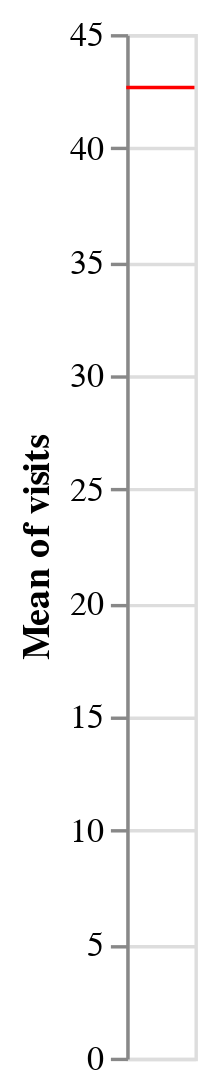

Notebook code for this chart:
### Markdown cell above
- adding mean rule at 50 percent

### Code cell
alt.Chart(tempdf).mark_rule(color='red').encode(
    y='mean(visits):Q'
)

### Figure 1 — Vega-Lite specification as saved in the notebook (floating-point values rounded to 4 significant figures)
{"config": {"view": {"continuousWidth": 400, "continuousHeight": 300}}, "data": {"name": "data-96f7486fba9696083ab69cc9477234b0"}, "mark": {"type": "rule", "color": "red"}, "encoding": {"y": {"aggregate": "mean", "field": "visits", "type": "quantitative"}}, "$schema": "https://vega.github.io/schema/vega-lite/v4.17.0.json", "datasets": {"data-96f7486fba9696083ab69cc9477234b0": [{"user_id": 11, "username": "Karthik_POD", "name": "Karthik POD", "email": "karthik@onlinedegree.iitm.ac.in", "visits": 89, "topics_viewed": 1666, "posts_read": 9137, "posts_created": 432, "topics_created": 22, "topics_with_replies": 21, "likes_given": 276, "likes_received": 951, "status": true}, {"user_id": 15, "username": "dhannya", "name": "Dhannya SM", "email": "dhannya@onlinedegree.iitm.ac.in", "visits": 87, "topics_viewed": 1370, "posts_read": 8789, "posts_created": 140, "topics_created": 12, "topics_with_replies": 12, "likes_given": 67, "likes_received": 222, "status": false}, {"user_id": 10, "username": "subhasis", "name": "Subhasis   ", "email": "subhasis@onlinedegree.iitm.ac.in", "visits": 85, "topics_viewed": 1417, "posts_read": 7915, "posts_created": 241, "topics_created": 2, "topics_with_replies": 2, "likes_given": 32, "likes_received": 268, "status": false}, {"user_id": 6124, "username": "AbhishekPOD", "name": "Abhishek", "email": "abhishek@onlinedegree.iitm.ac.in", "visits": 80, "topics_viewed": 977, "posts_read": 4855, "posts_created": 863, "topics_created": 30, "topics_with_replies": 29, "likes_given": 0, "likes_received": 668, "status": false}, {"user_id": 6140, "username": "Hari_30", "name": "Hariharan T S", "email": "hariharan@onlinedegree.iitm.ac.in", "visits": 80, "topics_viewed": 197, "posts_read": 1372, "posts_created": 164, "topics_created": 6, "topics_with_replies": 5, "likes_given": 29, "likes_received": 271, "status": false}, {"user_id": 33, "username": "AtulPS", "name": "ATUL PRATAP SINGH", "email": "atul@onlinedegree.iitm.ac.in", "visits": 78, "topics_viewed": 579, "posts_read": 4314, "posts_created": 313, "topics_created": 2, "topics_with_replies": 2, "likes_given": 120, "likes_received": 475, "status": false}, {"user_id": 43, "username": "PiyushW", "name": "Piyush Wairale", "email": "piyush@onlinedegree.iitm.ac.in", "visits": 74, "topics_viewed": 552, "posts_read": 3231, "posts_created": 142, "topics_created": 6, "topics_with_replies": 6, "likes_given": 37, "likes_received": 260, "status": false}, {"user_id": 6130, "username": "iishaan.t", "name": "Ishaan Taneja", "email": "ishaan@onlinedegree.iitm.ac.in", "visits": 73, "topics_viewed": 431, "posts_read": 1328, "posts_created": 168, "topics_created": 1, "topics_with_replies": 1, "likes_given": 2, "likes_received": 122, "status": false}, {"user_id": 25, "username": "Nikita", "name": "Nikita Kumari", "email": "nikitakumari@onlinedegree.iitm.ac.in", "visits": 72, "topics_viewed": 755, "posts_read": 3958, "posts_created": 212, "topics_created": 4, "topics_with_replies": 4, "likes_given": 49, "likes_received": 343, "status": true}, {"user_id": 6134, "username": "sushmitha", "name": "Sushmitha P", "email": "sushmitha@onlinedegree.iitm.ac.in", "visits": 71, "topics_viewed": 1087, "posts_read": 6313, "posts_created": 103, "topics_created": 2, "topics_with_replies": 2, "likes_given": 0, "likes_received": 95, "status": false}, {"user_id": 26, "username": "Vishal", "name": "Vishal Raj", "email": "vishal@onlinedegree.iitm.ac.in", "visits": 69, "topics_viewed": 558, "posts_read": 3147, "posts_created": 149, "topics_created": 4, "topics_with_replies": 4, "likes_given": 71, "likes_received": 161, "status": false}, {"user_id": 6144, "username": "Milo", "name": "Dr. Malolan Sundararaman", "email": "malolan@onlinedegree.iitm.ac.in", "visits": 69, "topics_viewed": 282, "posts_read": 1908, "posts_created": 128, "topics_created": 0, "topics_with_replies": 0, "likes_given": 9, "likes_received": 169, "status": true}, {"user_id": 6147, "username": "Subendu", "name": "Subendu Gorai", "email": "subendu@onlinedegree.iitm.ac.in", "visits": 68, "topics_viewed": 310, "posts_read": 1197, "posts_created": 75, "topics_created": 0, "topics_with_replies": 0, "likes_given": 4, "likes_received": 58, "status": false}, {"user_id": 12, "username": "santhanakrishnan", "name": "Santhana Krishnan S", "email": "krishnan@onlinedegree.iitm.ac.in", "visits": 67, "topics_viewed": 436, "posts_read": 2894, "posts_created": 237, "topics_created": 0, "topics_with_replies": 0, "likes_given": 69, "likes_received": 305, "status": false}, {"user_id": 6131, "username": "Prashant2", "name": "Prashant Sharma", "email": "prashant@onlinedegree.iitm.ac.in", "visits": 64, "topics_viewed": 241, "posts_read": 624, "posts_created": 80, "topics_created": 0, "topics_with_replies": 0, "likes_given": 0, "likes_received": 79, "status": false}, {"user_id": 7903, "username": "pradip", "name": "PRADIP KUMAR MURMU", "email": "pradip@onlinedegree.iitm.ac.in", "visits": 62, "topics_viewed": 262, "posts_read": 1368, "posts_created": 54, "topics_created": 0, "topics_with_replies": 0, "likes_given": 29, "likes_received": 53, "status": false}, {"user_id": 6126, "username": "AdarshMadre", "name": "Adarsh Madre", "email": "adarsh@onlinedegree.iitm.ac.in", "visits": 61, "topics_viewed": 467, "posts_read": 2784, "posts_created": 165, "topics_created": 6, "topics_with_replies": 5, "likes_given": 24, "likes_received": 139, "status": false}, {"user_id": 31, "username": "Nitin_Jha", "name": "Nitin Kumar Jha", "email": "nitinkumar@onlinedegree.iitm.ac.in", "visits": 56, "topics_viewed": 179, "posts_read": 1112, "posts_created": 11, "topics_created": 0, "topics_with_replies": 0, "likes_given": 3, "likes_received": 63, "status": false}, {"user_id": 30, "username": "Omkar_Joshi", "name": "Omkar Joshi", "email": "omkar@onlinedegree.iitm.ac.in", "visits": 56, "topics_viewed": 221, "posts_read": 824, "posts_created": 104, "topics_created": 4, "topics_with_replies": 4, "likes_given": 5, "likes_received": 73, "status": false}, {"user_id": 6151, "username": "Sonal_Sharma", "name": "Sonal Sharma", "email": "sonal@onlinedegree.iitm.ac.in", "visits": 55, "topics_viewed": 570, "posts_read": 3374, "posts_created": 67, "topics_created": 0, "topics_with_replies": 0, "likes_given": 1, "likes_received": 54, "status": false}, {"user_id": 6152, "username": "anjana_b", "name": "Anjana Bhura", "email": "anjana@onlinedegree.iitm.ac.in", "visits": 55, "topics_viewed": 467, "posts_read": 2783, "posts_created": 22, "topics_created": 0, "topics_with_replies": 0, "likes_given": 16, "likes_received": 23, "status": false}, {"user_id": 6946, "username": "jimmi", "name": "Jimmi Kumar Bharti", "email": "jimmi@onlinedegree.iitm.ac.in", "visits": 52, "topics_viewed": 285, "posts_read": 1406, "posts_created": 112, "topics_created": 2, "topics_with_replies": 2, "likes_given": 108, "likes_received": 91, "status": false}, {"user_id": 11707, "username": "sukraat", "name": "Sukraat Dang", "email": "sukraat@onlinedegree.iitm.ac.in", "visits": 50, "topics_viewed": 186, "posts_read": 1006, "posts_created": 137, "topics_created": 1, "topics_with_replies": 1, "likes_given": 12, "likes_received": 263, "status": false}, {"user_id": 6150, "username": "ankurparmar", "name": "Ankur Parmar", "email": "ankurparmar@onlinedegree.iitm.ac.in", "visits": 49, "topics_viewed": 164, "posts_read": 1087, "posts_created": 126, "topics_created": 0, "topics_with_replies": 0, "likes_given": 3, "likes_received": 149, "status": false}, {"user_id": 45, "username": "rahul_gupta", "name": "RAHUL GUPTA", "email": "rahul@onlinedegree.iitm.ac.in", "visits": 48, "topics_viewed": 191, "posts_read": 610, "posts_created": 65, "topics_created": 2, "topics_with_replies": 2, "likes_given": 0, "likes_received": 45, "status": false}, {"user_id": 3477, "username": "Amrutha", "name": "Amrutha E", "email": "amrutha@onlinedegree.iitm.ac.in", "visits": 46, "topics_viewed": 274, "posts_read": 1530, "posts_created": 132, "topics_created": 0, "topics_with_replies": 0, "likes_given": 16, "likes_received": 134, "status": false}, {"user_id": 3213, "username": "Soni", "name": "Swarnim Soni", "email": "swarnim@onlinedegree.iitm.ac.in", "visits": 46, "topics_viewed": 121, "posts_read": 739, "posts_created": 21, "topics_created": 3, "topics_with_replies": 2, "likes_given": 4, "likes_received": 31, "status": false}, {"user_id": 6125, "username": "Narendra", "name": "Narendra Mishra", "email": "narendra@onlinedegree.iitm.ac.in", "visits": 45, "topics_viewed": 217, "posts_read": 979, "posts_created": 20, "topics_created": 3, "topics_with_replies": 1, "likes_given": 2, "likes_received": 22, "status": false}, {"user_id": 14, "username": "mayurg", "name": "Mayur", "email": "mayur@onlinedegree.iitm.ac.in", "visits": 44, "topics_viewed": 272, "posts_read": 1442, "posts_created": 72, "topics_created": 0, "topics_with_replies": 0, "likes_given": 8, "likes_received": 58, "status": false}, {"user_id": 6, "username": "Ram", "name": "Ram", "email": "ram@onlinedegree.iitm.ac.in", "visits": 40, "topics_viewed": 167, "posts_read": 840, "posts_created": 38, "topics_created": 5, "topics_with_replies": 4, "likes_given": 1, "likes_received": 49, "status": false}, {"user_id": 8, "username": "arup.kr", "name": "Arup Kumar Chattopadhyay", "email": "arup@onlinedegree.iitm.ac.in", "visits": 38, "topics_viewed": 144, "posts_read": 725, "posts_created": 30, "topics_created": 1, "topics_with_replies": 1, "likes_given": 0, "likes_received": 39, "status": false}, {"user_id": 7907, "username": "dibujohn", "name": "Dibu Philip", "email": "dibujohn@onlinedegree.iitm.ac.in", "visits": 38, "topics_viewed": 115, "posts_read": 692, "posts_created": 6, "topics_created": 2, "topics_with_replies": 1, "likes_given": 1, "likes_received": 20, "status": false}, {"user_id": 27, "username": "Deepak99", "name": "Deepak Kumar", "email": "deepak@onlinedegree.iitm.ac.in", "visits": 38, "topics_viewed": 75, "posts_read": 205, "posts_created": 13, "topics_created": 3, "topics_with_replies": 0, "likes_given": 5, "likes_received": 9, "status": false}, {"user_id": 46, "username": "Shubham_Maurya", "name": "Shubham Maurya", "email": "shubhammaurya@onlinedegree.iitm.ac.in", "visits": 37, "topics_viewed": 195, "posts_read": 710, "posts_created": 41, "topics_created": 1, "topics_with_replies": 1, "likes_given": 0, "likes_received": 29, "status": false}, {"user_id": 13, "username": "Vicky", "name": "Vicky Kumar Sharma ", "email": "vicky@onlinedegree.iitm.ac.in", "visits": 37, "topics_viewed": 256, "posts_read": 694, "posts_created": 29, "topics_created": 3, "topics_with_replies": 3, "likes_given": 40, "likes_received": 40, "status": false}, {"user_id": 9398, "username": "iamprasna", "name": "Prasanna", "email": "prasanna@onlinedegree.iitm.ac.in", "visits": 36, "topics_viewed": 254, "posts_read": 1314, "posts_created": 36, "topics_created": 2, "topics_with_replies": 1, "likes_given": 0, "likes_received": 23, "status": false}, {"user_id": 9213, "username": "DeviPOD", "name": "Devi R", "email": "devi@onlinedegree.iitm.ac.in", "visits": 35, "topics_viewed": 179, "posts_read": 819, "posts_created": 31, "topics_created": 0, "topics_with_replies": 0, "likes_given": 8, "likes_received": 20, "status": false}, {"user_id": 2677, "username": "Iyswarya", "name": "Iyswarya R", "email": "iyswarya@onlinedegree.iitm.ac.in", "visits": 35, "topics_viewed": 122, "posts_read": 680, "posts_created": 17, "topics_created": 2, "topics_with_replies": 2, "likes_given": 0, "likes_received": 59, "status": false}, {"user_id": 7904, "username": "ravitejak", "name": "Ravi Teja", "email": "raviteja@onlinedegree.iitm.ac.in", "visits": 30, "topics_viewed": 127, "posts_read": 853, "posts_created": 10, "topics_created": 0, "topics_with_replies": 0, "likes_given": 3, "likes_received": 14, "status": false}, {"user_id": 42, "username": "bhaskar", "name": "bhaskar", "email": "bhaskar@onlinedegree.iitm.ac.in", "visits": 30, "topics_viewed": 52, "posts_read": 267, "posts_created": 16, "topics_created": 0, "topics_with_replies": 0, "likes_given": 4, "likes_received": 33, "status": false}, {"user_id": 6142, "username": "Dixon", "name": "Dixon", "email": "dixon@onlinedegree.iitm.ac.in", "visits": 28, "topics_viewed": 132, "posts_read": 774, "posts_created": 57, "topics_created": 2, "topics_with_replies": 2, "likes_given": 1, "likes_received": 56, "status": false}, {"user_id": 3303, "username": "Srikanth1729", "name": "Srikanth", "email": "venkatesan@onlinedegree.iitm.ac.in", "visits": 27, "topics_viewed": 79, "posts_read": 228, "posts_created": 14, "topics_created": 1, "topics_with_replies": 1, "likes_given": 2, "likes_received": 18, "status": false}, {"user_id": 6143, "username": "srivatsa", "name": "S. Srivatsa Srinivas", "email": "srivatsa@onlinedegree.iitm.ac.in", "visits": 26, "topics_viewed": 157, "posts_read": 901, "posts_created": 85, "topics_created": 0, "topics_with_replies": 0, "likes_given": 3, "likes_received": 90, "status": false}, {"user_id": 3223, "username": "anamika", "name": "Anamika", "email": "anamika@onlinedegree.iitm.ac.in", "visits": 26, "topics_viewed": 64, "posts_read": 317, "posts_created": 22, "topics_created": 0, "topics_with_replies": 0, "likes_given": 13, "likes_received": 14, "status": false}, {"user_id": 7906, "username": "sathiesh", "name": "Sathiesh", "email": "sathiesh@onlinedegree.iitm.ac.in", "visits": 24, "topics_viewed": 64, "posts_read": 320, "posts_created": 21, "topics_created": 0, "topics_with_replies": 0, "likes_given": 3, "likes_received": 29, "status": false}, {"user_id": 2, "username": "debajyoti", "name": "Debajyoti Biswas", "email": "debajyoti@onlinedegree.iitm.ac.in", "visits": 24, "topics_viewed": 54, "posts_read": 288, "posts_created": 25, "topics_created": 4, "topics_with_replies": 4, "likes_given": 9, "likes_received": 69, "status": false}, {"user_id": 6145, "username": "prajish", "name": "Prajish Prasad", "email": "prajish@onlinedegree.iitm.ac.in", "visits": 23, "topics_viewed": 123, "posts_read": 834, "posts_created": 3, "topics_created": 0, "topics_with_replies": 0, "likes_given": 0, "likes_received": 3, "status": false}, {"user_id": 6141, "username": "ram158", "name": "Aditya,1508", "email": "swaminathan@onlinedegree.iitm.ac.in", "visits": 23, "topics_viewed": 41, "posts_read": 328, "posts_created": 27, "topics_created": 3, "topics_with_replies": 3, "likes_given": 22, "likes_received": 36, "status": false}, {"user_id": 7242, "username": "devanandhan", "name": "Deva Nandan H", "email": "devanandhan@onlinedegree.iitm.ac.in", "visits": 16, "topics_viewed": 198, "posts_read": 1250, "posts_created": 67, "topics_created": 1, "topics_with_replies": 1, "likes_given": 3, "likes_received": 110, "status": false}, {"user_id": 6146, "username": "anand_kumar", "name": "Anand Kumar", "email": "anandkumar@onlinedegree.iitm.ac.in", "visits": 16, "topics_viewed": 63, "posts_read": 210, "posts_created": 0, "topics_created": 0, "topics_with_replies": 0, "likes_given": 0, "likes_received": 0, "status": false}, {"user_id": 11359, "username": "sanjeeta", "name": "Sanjeeta", "email": "sanjeeta@onlinedegree.iitm.ac.in", "visits": 16, "topics_viewed": 49, "posts_read": 176, "posts_created": 0, "topics_created": 0, "topics_with_replies": 0, "likes_given": 0, "likes_received": 1, "status": false}, {"user_id": 7905, "username": "rohithsrinivaas", "name": "Rohith Srinivaas M", "email": "rohith@onlinedegree.iitm.ac.in", "visits": 15, "topics_viewed": 76, "posts_read": 445, "posts_created": 22, "topics_created": 1, "topics_with_replies": 1, "likes_given": 1, "likes_received": 39, "status": false}, {"user_id": 6847, "username": "Abhinandan_Pandey", "name": "Abhinandan Pandey", "email": "abhinandan@onlinedegree.iitm.ac.in", "visits": 15, "topics_viewed": 64, "posts_read": 356, "posts_created": 18, "topics_created": 0, "topics_with_replies": 0, "likes_given": 5, "likes_received": 40, "status": false}, {"user_id": 7, "username": "subhajit2021", "name": "subhajit", "email": "subhajit@onlinedegree.iitm.ac.in", "visits": 15, "topics_viewed": 47, "posts_read": 285, "posts_created": 5, "topics_created": 2, "topics_with_replies": 2, "likes_given": 0, "likes_received": 27, "status": false}, {"user_id": 28, "username": "Nalini", "name": "Nalini pagadala", "email": "nalini@onlinedegree.iitm.ac.in", "visits": 14, "topics_viewed": 67, "posts_read": 250, "posts_created": 11, "topics_created": 0, "topics_with_replies": 0, "likes_given": 0, "likes_received": 9, "status": false}, {"user_id": 6730, "username": "arunprakash", "name": "Arun Prakash A", "email": "arunprakash@onlinedegree.iitm.ac.in", "visits": 14, "topics_viewed": 37, "posts_read": 229, "posts_created": 2, "topics_created": 0, "topics_with_replies": 0, "likes_given": 0, "likes_received": 6, "status": false}, {"user_id": 6139, "username": "maheshbalan", "name": "Mahesh Balan U", "email": "mahesh@onlinedegree.iitm.ac.in", "visits": 14, "topics_viewed": 48, "posts_read": 199, "posts_created": 4, "topics_created": 0, "topics_with_replies": 0, "likes_given": 1, "likes_received": 6, "status": false}, {"user_id": 7426, "username": "jaimini.POD", "name": "Jaimini Bhattacharyya", "email": "jaimini@onlinedegree.iitm.ac.in", "visits": 9, "topics_viewed": 74, "posts_read": 433, "posts_created": 49, "topics_created": 4, "topics_with_replies": 4, "likes_given": 23, "likes_received": 65, "status": false}, {"user_id": 11484, "username": "vsranjani", "name": "Sruthi Ranjani", "email": "sruthi@onlinedegree.iitm.ac.in", "visits": 8, "topics_viewed": 15, "posts_read": 88, "posts_created": 2, "topics_created": 2, "topics_with_replies": 1, "likes_given": 1, "likes_received": 36, "status": false}, {"user_id": 6137, "username": "lida", "name": "Lida Paul", "email": "lida@onlinedegree.iitm.ac.in", "visits": 2, "topics_viewed": 13, "posts_read": 54, "posts_created": 2, "topics_created": 0, "topics_with_replies": 0, "likes_given": 0, "likes_received": 0, "status": false}, {"user_id": 7872, "username": "shyampod", "name": "Shyam", "email": "shyam@onlinedegree.iitm.ac.in", "visits": 2, "topics_viewed": 4, "posts_read": 14, "posts_created": 0, "topics_created": 0, "topics_with_replies": 0, "likes_given": 0, "likes_received": 0, "status": false}]}}
